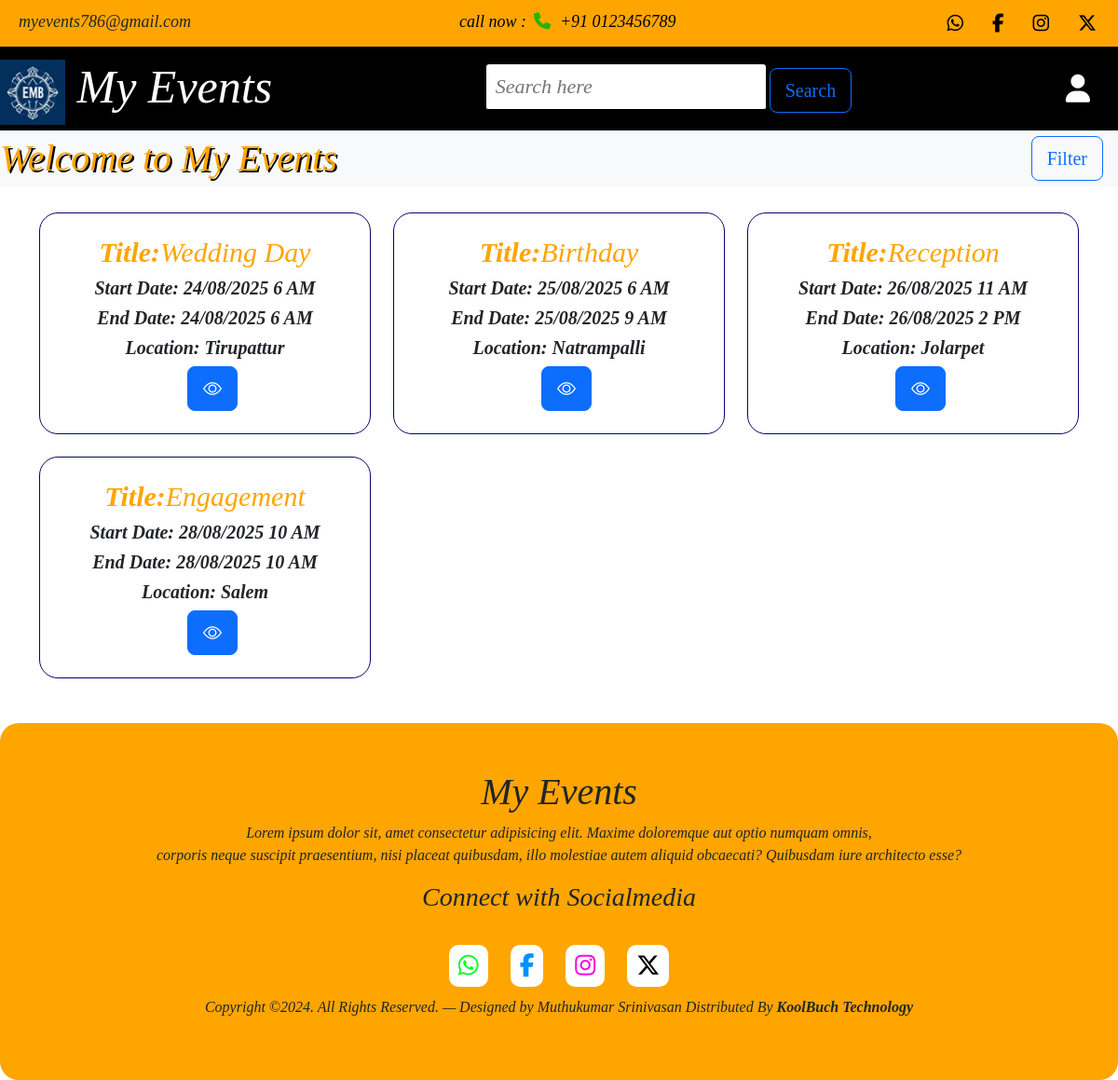
The page / on the database its author committed.
### EMS_App/models.py (models this page shows, shortened)
class Events(models.Model):
    customer  = models.ForeignKey(CustomUser,on_delete=models.SET_NULL,null=True,blank=True)
    title = models.CharField(max_length=50,null=False,blank=False)
    description = models.CharField(max_length=300,null=False,blank=False)
    startdate = models.DateTimeField((""), auto_now=False, auto_now_add=False)
    enddate = models.DateTimeField((""), auto_now=False, auto_now_add=False)
    location = models.CharField(max_length=200,null=False,blank=False)
    organizer = models.CharField(max_length=50,null=False,blank=False)
    status = models.CharField(choices=event_status,max_length=150,default='Not Yet Started',null=False)

### EMS_App/views.py (the view)
# urls.py: path('',views.index,name='index'),
def index(request):
    if request.user.is_authenticated:
        user = request.user
        events = Events.objects.filter(customer = user)
    else:
        events = Events.objects.all()
    date_range = request.GET.get('date_range')
    location_filters = request.GET.getlist('location')
    organizer_filters = request.GET.getlist('organizer')
    today = timezone.now().date()
    if date_range == 'past_30':
        events = events.filter(startdate__date__gte=today - timedelta(days=30))
    elif date_range == 'past_7':
        events = events.filter(startdate__date__gte=today - timedelta(days=7))
    elif date_range == 'today':
        events = events.filter(startdate__date=today)
    elif date_range == 'next_7':
        events = events.filter(startdate__date__lte=today + timedelta(days=7))
    elif date_range == 'next_30':
        events = events.filter(startdate__date__lte=today + timedelta(days=30))
    if location_filters:
        events = events.filter(location__in=location_filters)
    if organizer_filters:
        events = events.filter(organizer__in=organizer_filters)
    unique_locations = Events.objects.values_list('location', flat=True).distinct()
    unique_organizers = Events.objects.values_list('organizer', flat=True).distinct()
    return render(request, 'index.html', {
        'data': events,
        'unique_locations': unique_locations,
        'unique_organizers': unique_organizers,
        'selected_locations': location_filters,
        'selected_organizers': organizer_filters
    })

### EMS_App/templates/index.html (shortened to what this page needs)
{% extends "bindpage.html" %}
{% load static %}
{% block content %}
<section>
    <div class="d-flex justify-content-between align-items-center bg-light">
        <marquee behavior="scroll" direction="left" style="font-size:40px; text-shadow:black 2px 2px; color:orange; flex: 1;">
            Welcome to My Events
        </marquee>
        <button class="btn btn-outline-primary btn-lg me-3 ms-2" onclick="toggleFilter()">Filter</button>
    </div>
    <div class="container categories">
        <div class="row row-cols-1 row-cols-sm-2 row-cols-md-3 text-center item mt-1  g-4 mb-5">
                {% for item in data %}
               <div>
                    <div class="col category">
                        <div class="categorytext mt-4">
                            <h4 style='color:orange;'><b>Title:</b>{{item.title}}</h4>
                           <h5><b>Start Date: {{ item.startdate|date:"d/m/Y g A" }}</b></h5>
                            <h5><b>End Date: {{ item.enddate|date:"d/m/Y g A" }}</b></h5>
                            <h5><b>Location: {{item.location}}</b></h5>
                            <div class="mb-4">
                                <a class="btn btn-primary btn-lg ms-3" href="" role="button" title="View" data-bs-toggle='modal' data-bs-target='#{{item.id}}'>
                                    <i class="bi bi-eye"></i>
                                </a>
                            </div>
                        </div>
                    </div>
                </div>
                {% endfor %}
        </div>
    </div>
</section>
{% endblock content %}

### EMS_App/templates/bindpage.html (shortened to what this page needs)
{% load static %}
<!DOCTYPE html>
<html lang="en">
<head>
    <link href="https://cdn.jsdelivr.net/npm/bootstrap@5.3.3/dist/css/bootstrap.min.css" rel="stylesheet">
    <link rel="stylesheet" href="https://cdnjs.cloudflare.com/ajax/libs/font-awesome/6.7.1/css/all.min.css" />
    <link rel="stylesheet" href="https://cdn.jsdelivr.net/npm/swiper@11/swiper-bundle.min.css" />
    <link href="https://cdn.jsdelivr.net/npm/bootstrap-icons@1.10.5/font/bootstrap-icons.css" rel="stylesheet">
    <link rel="stylesheet" href="{% static 'style.css' %}">
</head>
<body>
    {% include "header.html" %}
    {% block content %}
    {% endblock content%}
    {% include "footer.html" %}
</body>
</html>

### EMS_App/templates/header.html (shortened to what this page needs)
{% load static %}
<div class="topheadding">
    <div class="email">
        <a></i>myevents786@gmail.com</a>
    </div>
    <div class="phone">
        <a href="">call now :<i class="fa-solid fa-phone ps-2" style="color: #27b300;"></i>+91 0123456789</a>
    </div>
    <div class="topsocialmedia">
        <a href=""><i class="fa-brands fa-whatsapp" ></i></a>
        <a href=""><i class="fa-brands fa-facebook-f"></i></a>
        <a href=""><i class="fa-brands fa-instagram"></i></a>
        <a href=""><i class="fa-brands fa-x-twitter"></i></a>
    </div>
</div>
<nav>
    <div class="log">
        <a href="{%url 'index' %}" style="font-size:50px; text-decoration:none; color:white;"><img src="{% static 'images/myevent.jpeg' %}" width="70" height="70" alt=""> My Events</a>
    </div>
    <div class="searchbox">
        <form action="{% url 'search' %}" method="POST">
            <input type="search" name="keyword" style="background-color: white; color:black; border-radius:3px; height:50px; width: 300px; font-size:22px; padding-left:10px;" placeholder="Search here" autocomplete="off"> <button class="btn btn-outline-primary btn-lg">Search</button>
        </form>
    </div>
    <div class="navicon">
       <a href="#"><i class="fa-solid fa-user profile" class="user-img" onclick="toggleMenu()"></i></a>
    </div>
</nav>

### EMS_App/templates/footer.html (shortened to what this page needs)
{% load static %}
<section>
    <footer>
        <div class="container-fluid">
            <div class="container">
                <div class="row text-center footer">
                    <div class="col">
                        <h1> My Events</h1>
                        <p>Lorem ipsum dolor sit, amet consectetur adipisicing elit. Maxime doloremque aut optio numquam omnis,<br> corporis neque suscipit praesentium, nisi placeat quibusdam, illo molestiae autem aliquid obcaecati? Quibusdam iure architecto esse?</p>
                        <div class="row">
                            <h3>Connect with Socialmedia</h3>
                            <div class="col footer-socialmedia mt-3">
                                <a href="#"><i class="fa-brands fa-whatsapp" style="color: #00ff1e;"></i></i></a>
                                <a href="#"><i class="fa-brands fa-facebook-f" style="color: #0191ff;"></i></i></a>
                                <a href="#"><i class="fa-brands fa-instagram" style="color: #ff00dd;"></i></i></a>
                                <a href="#"><i class="fa-brands fa-x-twitter" style="color: black;"></i></a></div>
                        </div>
                        <div class="col copyright">
                            <p>Copyright ©2024. All Rights Reserved. — Designed by Muthukumar Srinivasan Distributed By <span> KoolBuch Technology</span></p>
                        </div>
                    </div>
                </div>
            </div>
        </div>
    </footer>
</section>

### EMS_App/static/style.css (style rules this page uses)
* { margin: 0; padding: 0; font-family: 'Merriweather', serif; font-style: italic; }
button { font-style: normal; font-weight: 550; }
nav { display: flex; justify-content: space-between; height: 90px; background-color: rgb(0, 0, 0); align-items: center; z-index:5; position: sticky; top: 0; }

### rows shown on the page
Events: title "Wedding Day", startdate "24/08/2025 6 AM", enddate "24/08/2025 6 AM", location "Tirupattur"
Events: title "Birthday", startdate "25/08/2025 6 AM", enddate "25/08/2025 9 AM", location "Natrampalli"
Events: title "Reception", startdate "26/08/2025 11 AM", enddate "26/08/2025 2 PM", location "Jolarpet"
Events: title "Engagement", startdate "28/08/2025 10 AM", enddate "28/08/2025 10 AM", location "Salem"
